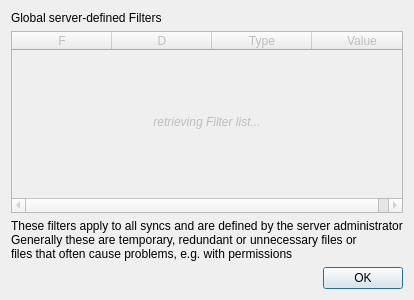
<?xml version="1.0" encoding="UTF-8"?>
<ui version="4.0">
 <class>qtGeneralFilterDialog</class>
 <widget class="QDialog" name="qtGeneralFilterDialog">
  <property name="geometry">
   <rect>
    <x>0</x>
    <y>0</y>
    <width>375</width>
    <height>300</height>
   </rect>
  </property>
  <property name="windowTitle">
   <string>General Filters</string>
  </property>
  <property name="windowIcon">
   <iconset resource="qtClient.qrc">
    <normaloff>:/Resources/icon.png</normaloff>:/Resources/icon.png</iconset>
  </property>
  <layout class="QGridLayout" name="gridLayout">
   <item row="0" column="0">
    <widget class="QLabel" name="label">
     <property name="text">
      <string>Global server-defined Filters</string>
     </property>
    </widget>
   </item>
   <item row="1" column="0" colspan="2">
    <widget class="QTableWidget" name="filterTable">
     <property name="enabled">
      <bool>false</bool>
     </property>
     <property name="editTriggers">
      <set>QAbstractItemView::NoEditTriggers</set>
     </property>
     <property name="selectionMode">
      <enum>QAbstractItemView::NoSelection</enum>
     </property>
     <property name="selectionBehavior">
      <enum>QAbstractItemView::SelectRows</enum>
     </property>
     <property name="horizontalScrollMode">
      <enum>QAbstractItemView::ScrollPerPixel</enum>
     </property>
     <attribute name="horizontalHeaderHighlightSections">
      <bool>false</bool>
     </attribute>
     <attribute name="horizontalHeaderStretchLastSection">
      <bool>true</bool>
     </attribute>
     <attribute name="verticalHeaderVisible">
      <bool>false</bool>
     </attribute>
     <attribute name="verticalHeaderDefaultSectionSize">
      <number>20</number>
     </attribute>
     <column>
      <property name="text">
       <string>F</string>
      </property>
     </column>
     <column>
      <property name="text">
       <string>D</string>
      </property>
     </column>
     <column>
      <property name="text">
       <string>Type</string>
      </property>
     </column>
     <column>
      <property name="text">
       <string>Value</string>
      </property>
     </column>
     <layout class="QGridLayout">
      <property name="leftMargin">
       <number>0</number>
      </property>
      <property name="topMargin">
       <number>0</number>
      </property>
      <property name="rightMargin">
       <number>0</number>
      </property>
      <property name="bottomMargin">
       <number>0</number>
      </property>
      <item row="0" column="0">
       <widget class="QLabel" name="fetchFilterLabel">
        <property name="text">
         <string>&lt;i&gt;retrieving Filter list...&lt;/i&gt;</string>
        </property>
        <property name="alignment">
         <set>Qt::AlignCenter</set>
        </property>
       </widget>
      </item>
     </layout>
    </widget>
   </item>
   <item row="2" column="0" colspan="2">
    <widget class="QLabel" name="label_2">
     <property name="text">
      <string>These filters apply to all syncs and are defined by the server administrator
Generally these are temporary, redundant or unnecessary files or
files that often cause problems, e.g. with permissions</string>
     </property>
    </widget>
   </item>
   <item row="3" column="0">
    <spacer name="horizontalSpacer">
     <property name="orientation">
      <enum>Qt::Horizontal</enum>
     </property>
     <property name="sizeHint" stdset="0">
      <size>
       <width>319</width>
       <height>20</height>
      </size>
     </property>
    </spacer>
   </item>
   <item row="3" column="1">
    <widget class="QPushButton" name="okButton">
     <property name="text">
      <string>OK</string>
     </property>
    </widget>
   </item>
  </layout>
  <zorder>label_2</zorder>
  <zorder>filterTable</zorder>
  <zorder>label</zorder>
  <zorder>okButton</zorder>
  <zorder>horizontalSpacer</zorder>
 </widget>
 <resources>
  <include location="qtClient.qrc"/>
 </resources>
 <connections>
  <connection>
   <sender>okButton</sender>
   <signal>clicked()</signal>
   <receiver>qtGeneralFilterDialog</receiver>
   <slot>accept()</slot>
   <hints>
    <hint type="sourcelabel">
     <x>278</x>
     <y>253</y>
    </hint>
    <hint type="destinationlabel">
     <x>96</x>
     <y>254</y>
    </hint>
   </hints>
  </connection>
 </connections>
</ui>
